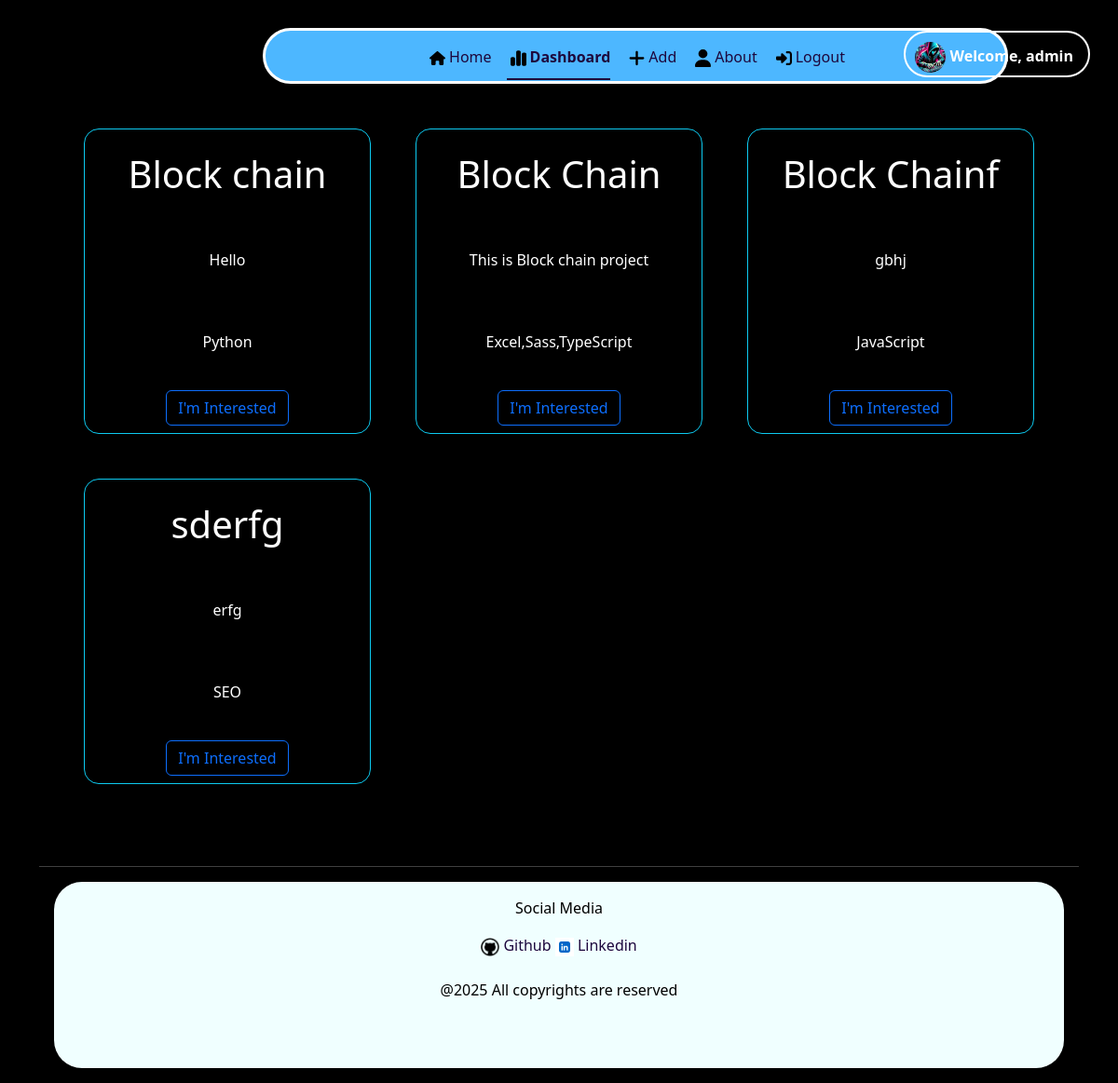
The app's page /user/dashboard (signed in) with its own data.
### application/model.py (models this page shows)
class Users(UserMixin, db.Model):
    __tablename__ = 'users'
    id = db.Column(db.Integer, nullable = False, primary_key = True)
    name = db.Column(db.String(50), nullable = False)
    email = db.Column(db.String(255), nullable = False, unique = True)
    password = db.Column(db.String, nullable = False)
    gender = db.Column(db.String, nullable = False)
    is_admin = db.Column(db.Boolean, default = False, nullable = False)
    is_blocked = db.Column(db.Boolean, default = False, nullable = False)
    projects = db.relationship('Projects', lazy = True, backref = 'creator')
    interest = db.relationship('Interest', lazy = True, backref = 'user')
    discussion = db.relationship('Discussion', lazy = True, backref = 'user')

class Projects(db.Model):
    __tablename__ = 'projects'
    id = db.Column(db.Integer, primary_key = True, nullable = False)
    title = db.Column(db.String(50), nullable = False, unique = True)
    description = db.Column(db.Text, nullable = False)
    skills = db.Column(db.String, nullable = False)
    users_id = db.Column(db.Integer, db.ForeignKey('users.id'), nullable = False)
    interest = db.relationship('Interest', lazy = True, backref = 'project')
    discussion = db.relationship('Discussion', lazy = True, backref = 'project')

### application/routes.py (the view)
@app.route("/user/dashboard")
@login_required
def user_dashboard():
    user = current_user
    project = Projects.query.all()
    return render_template("user_dashboard.html", projects = project, user = user)

### application/routes.py (called while the page is built)
@login_manager.user_loader
def load_user(user_id):
    return Users.query.get(int(user_id))

### templates/user_dashboard.html (shortened to what this page needs)
{% extends "base.html" %}
{% block content %}
<section class = "container-fluid">
    <div class = "container">
        <div class="blurfle">
            <ul class = "nav justify-content-center nav-underline">
                <li class = "nav-item py-2">
                    <a class = "nav-link " href = "{{ url_for('user_home')}}" style = "color: rgb(29, 7, 61);"><img src = "/static/images/house-solid.svg" class = "m-1" style = "width:17px"/>Home</a>
                </li>
                <li class = "nav-item py-2">
                    <a class = "nav-link active " href = "{{ url_for('user_dashboard') }}" style = "color: rgb(29, 7, 61);"><img src = "/static/images/chart-simple-solid.svg" class = "m-1" style = "width:17px"/>Dashboard</a>
                </li>
                <li class = "nav-item py-2">
                    <a class = "nav-link " href = "{{ url_for('user_add') }}" style = "color: rgb(29, 7, 61);"><img src = "/static/images/plus-solid.svg" class = "m-1" style = "width:17px"/>Add</a>
                </li>
                <li class = "nav-item py-2">
                    <a class = "nav-link " href = "{{ url_for('user_about')}}" style = "color: rgb(29, 7, 61);"><img src = "/static/images/user-solid.svg" class = "m-1" style = "width:17px"/>About</a>
                </li>
                <li class = "nav-item py-2">
                    <a class = "nav-link " href = "{{ url_for('logout') }}" style = "color: rgb(29, 7, 61);"><img src = "/static/images/right-to-bracket-solid.svg" class = "m-1" style = "width:17px"/>Logout</a>
                </li>
                    <div class = "position-absolute end-0 pe-3 ros " >
                        <b>
                            <img src = "/static/images/cyber.jpeg" style = "width:33px; border-radius:30px;">
                            <a href = "" style = "color: white;" class = "link"> Welcome, {{ user.name }}</a> </b>
                    </div>
            </ul>
        </div>
        <div class = "row row-cols-3 m-4">
            {% for project in projects %}
                {% if project %}
                    <div class = "col p-4">
                        <div class = "border border-info rounded-4">
                            <h1 class = "text-center p-4">{{ project.title }}</h1>
                            <p class = "text-center p-4">{{ project.description }}</p>
                            <p class = "text-center p-4">{{ project.skills }}</p>
                            <div class ="text-center m-2">
                            <button class = "btn btn-outline-primary text-center">I'm Interested</button>
                            </div>
                        </div>
                    </div>
                {% else %}
                    <div class="col-12 text-center">
                        <p>No Project Added</p>
                    </div>
                {% endif %}
            {% endfor %}
        </div>
        <br/><hr/>
        <footer >
            <div class = "text-center krindale p-3 m-3" >
             <p>Social Media</p>
             <a href = "https://github.com/jitendra-rathore-iitm" style = "color: rgb(29, 7, 61);" class = "link">
                 <img src = "/static/images/github.png" style = "width: 20px; ">
                 Github
             </a>
             <a href = "https://www.linkedin.com/in/jitendrarathore-/" style = "color: rgb(29, 7, 61);" class = "link">
                 <img src = "/static/images/linkedin.png" style = "width:20px;">
                 Linkedin
             </a>
             <br/>
             <br/>
             <div>
                 @2025 All copyrights are reserved
             </div>
             </div>
         </footer>
    </div>
</section>
{% endblock %}

### static/CSS/style.css (style rules this page uses)
body { background-color: black; color:white; }
.link { text-decoration: none; }
.krindale { color: black; background-color: azure; height:200px; border-radius: 30px; }
.blurfle { background-color: #4DB7FF; border: 3px solid white; border-radius: 30px; margin-top: 30px; margin-left: 240px; width: 800px; height: 60px; }
.ros { border:2px solid white; border-radius: 30px; height:50px; width:fit-content; padding: 10px 10px 10px 10px; margin: 0px 30px 30px 30px; }

### records on screen
Users: name "admin"
Projects: title "Block chain", description "Hello", skills "Python"
Projects: title "Block Chain", description "This is Block chain project", skills "Excel,Sass,TypeScript"
Projects: title "Block Chainf", description "gbhj", skills "JavaScript"
Projects: title "sderfg", description "erfg", skills "SEO"
